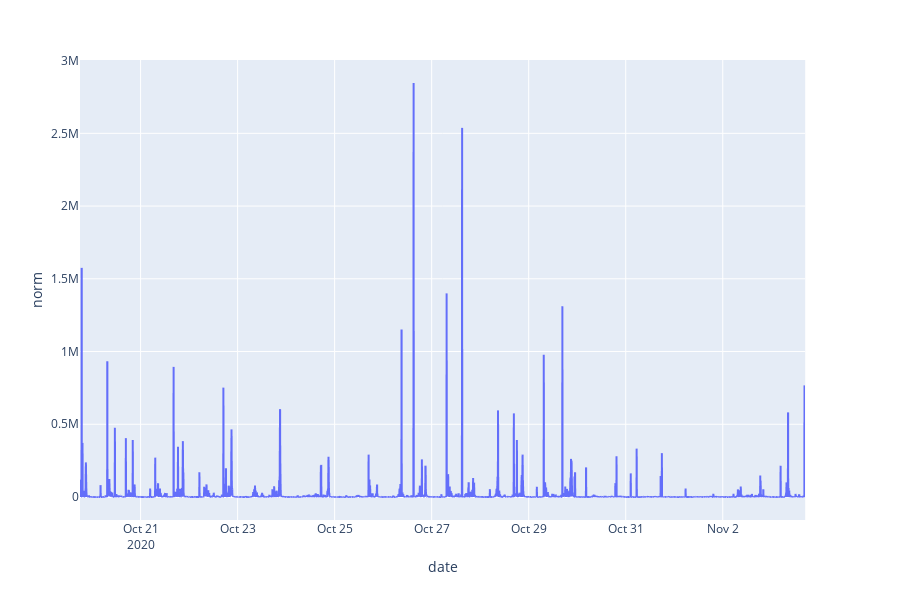

The cell this chart's notebook holds for it:
### Code cell
px.line(df, x="date", y= "norm")

### Figure 1 — Plotly figure (JSON) as saved in the notebook; plotly's stock layout.template omitted (floating-point values rounded to 4 significant figures; data arrays with more than 128 entries replaced by an {"elided": "..."} marker saying what was removed)
{"data": [{"hoverlabel": {"namelength": 0}, "hovertemplate": "date=%{x}<br>norm=%{y}", "legendgroup": "", "line": {"color": "#636efa", "dash": "solid"}, "mode": "lines", "name": "", "showlegend": false, "type": "scattergl", "x": {"elided": "4294 str values"}, "xaxis": "x", "y": {"elided": "4294 int values"}, "yaxis": "y"}], "layout": {"height": 600, "legend": {"tracegroupgap": 0}, "margin": {"t": 60}, "xaxis": {"anchor": "y", "domain": [0, 0.98], "title": {"text": "date"}}, "yaxis": {"anchor": "x", "domain": [0, 1], "title": {"text": "norm"}}}}
